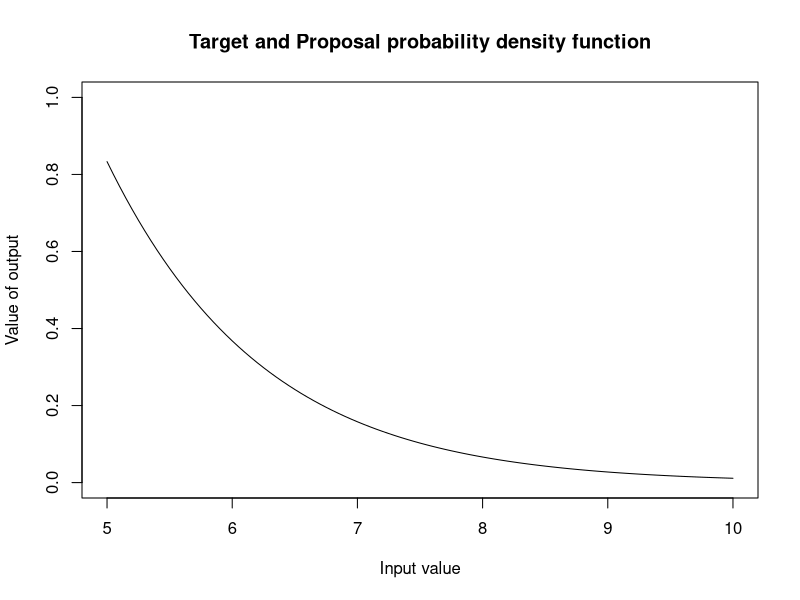

Generate this figure with R: (Note: this script raises an error after producing the figure.)
#-----------------------------------#
#-REJECTION SAMPLING - Gamma(2,1) --#----
#-----------------------------------#
#Defining our target pdf(density function to sample from) --------------------------
target_pdf<-function(x){
  ifelse(x >= 5, (x*exp(-x))/(6*exp(-5)), 0) # to incorporate bounds
}

target_pdf_graphical<-function(x){
   (x*exp(-x))/(6*exp(-5))  # plotting the whole function  
}

#--------------------------------#
#--EXPONENTIAL PROPOSAL----------#----
#-------------------------------#
#Defining proposal pdf number generator(density that we easily sample from to use to accept or reject)--
exp_generator<- function(x){
  ifelse(x>=5, rexp(-1),0) # generate samples from exponential proposal 
}

exp_graphical<- function(x){
  exp(-x) # plotting exponential proposal
}

# Graphing our target  and proposal probability density functions 
M <- ((5*exp(-5))/(6*exp(-5)))/(exp(-5)) # max point of both is x = 5

# PDF within bounds we consider x within (5,10)
curve(target_pdf(x), from = 5, to = 10, 
      xlab = "Input value",
      ylab = "Value of output",
      main = "Target and Proposal probability density function", col = "black", ylim = c(0,1))

# PDF compared to exp across greater range 
curve(target_pdf_graph(x), from = 0, to = 10, 
      xlab = "Input value",
      ylab = "Value of output",
      main = "Target and Proposal probability density function", col = "pink2", ylim = c(0,20))
abline(v = 5)
abline(v = 10)

curve( M * proposal_pdf_graph(x), from = 5, to = 10,
      xlab = "Input value",
      ylab = "Output value",
      main = "Proposal probability density funtion", add= T ,col = "blue4", lty = 2)
legend("topright", legend = c("Target PDF", "Proposal PDF"), 
       col = c("pink2", "blue4"), lty = c(1, 2))
#Rejection Sampling function -----------------------------------------------------
rgamma_2_1<-function(){
  
  set.seed(123)
  n<-500
  sample_y<-numeric(n)
  number <- 0
  count<-0
  total_sample <-numeric(0)
  
  while(count<n) {
   
    #generated sample from proposal 
    y<- 5+rexp(1)
    #uniform comparison
    u<- runif(1,0,1)
    #number of total generated samples
    number <- number + 1
    total_sample[number] <- y
    acceptance_rate <- round((length(sample_y)/ length(total_sample))*100 , digits = 3)
    
    #accept or reject criteria
    
    if( u < target_pdf(y)/ (M * proposal_pdf(y)))
    count<- count +1
    sample_y[count]<-y
    
  }
  number_of_samples <- length(total_sample)
  text <- "Acceptance rate:"
  percent <- "%"
  output<-paste(text,acceptance_rate,percent) #combining types to have preferred output 
  list( acceptance_rate = output, samples = sample_y, no_of_samples = number_of_samples ) #list of output from this function
}


list<- rgamma_2_1()   #creating a list of the acceptance rate and valid samples 
samples_gamma <- list$samples #creating a vector of the samples 
ac_rate <- list$acceptance_rate #acceptance rate 
no_samples <-list$no_of_samples  #number of total samples 
# Graphical display of distribution of sample and pdf ------------- -----------
# Using Histogram -------------------------------------------------------------
hist(samples_gamma, freq = FALSE,
     main = "Distribution of generated sample",
     xlab = "Sample values", ylim = c(0,10), xlim =c(0,10))
curve(target_pdf(x), add = TRUE)

# QQplot ----------------------------------------------------------------------
# We will now use a QQplot 
# Quantiles of the sample data 
sample_quantiles <- quantile(samples_gamma, probs = seq(0.1,1,0.01))
theoretical_quantiles <- qgamma(p = seq(0.1,1,0.01), shape =2 , rate =1)

plot(sample_quantiles, theoretical_quantiles, xlim = c(0,20), ylim = c(0,10))
abline(a= 0, b = 1)

#--------------------------------#
#--CAUCHY PROPOSAL--------------#----
#-------------------------------#

cauchy_proposal_graph<- function(x){
  ifelse(x>=5, (1/pi)*(1/(1+(x-1)^2)),0)
}

curve(cauchy_proposal_graph(x), from = 0, to =10)

#Scaling factor with Cauchy proposal ------------------------------------------
M_cauchy <- ((5*exp(-5))/(6*exp(-5)))/((1/pi)*(1/(1+5^2)))

curve(target_pdf(x), from = 0, to = 10, 
      xlab = "Input value",
      ylab = "Value of output",
      main = "Target and Proposal probability density function", col = "pink2", ylim = c(0,20))

curve(    M_cauchy * cauchy_proposal_graph(x), from = 0, to = 10,
       xlab = "Input value",
       ylab = "Output value",
       main = "Proposal probability density funtion", add= T ,col = "blue4", lty = 2)
legend("topright", legend = c("Target PDF", "Proposal PDF"), 
       col = c("pink2", "blue4"), lty = c(1, 2))

# Rejection sampling function ----------------------------------------------

rgamma_2_1_cauchy <- function(n){
  rgamma_samples <- numeric(n) # list to store accepted samples 
  total_samples <- numeric(0)  # store total sample size 
  count <- 1                  #iterate our  while loop
  pos <- 1
  # while loop that runs until we have 5000 accepted samples 
  while (count < n) {
    # random value from a uniform distribution for comparison
    u <- runif(1, 0, 1)
    # value from cauchy distribution 
    x <- 5 + rcauchy( 1, 0, 1)
    # iterating along the list 
    pos  <- pos + 1
    total_samples[pos] <- x
    # now we can use the comparison operator to accept samples if the condition is met
    if ( u <= target_pdf(x)/(M_cauchy * cauchy_proposal_graph(x))){
      count <- count + 1
      rgamma_samples[count] <- x
    }
    
  }
  return(rgamma_samples)
}

gamma_samples_cauchy <- rgamma_2_1_cauchy(n = 5000)

hist(gamma_samples_cauchy, freq = F)
curve(target_pdf(x), add = TRUE)

sample_quantiles_cauchy <- quantile(gamma_samples_cauchy, probs = seq(0.1,1,0.01))
theoretical_quantiles_cauchy <- qcauchy(p = seq(0.1,1,0.01),1,1)

plot(sample_quantiles_cauchy, theoretical_quantiles_cauchy)
abline(a= 0, b = 1)
